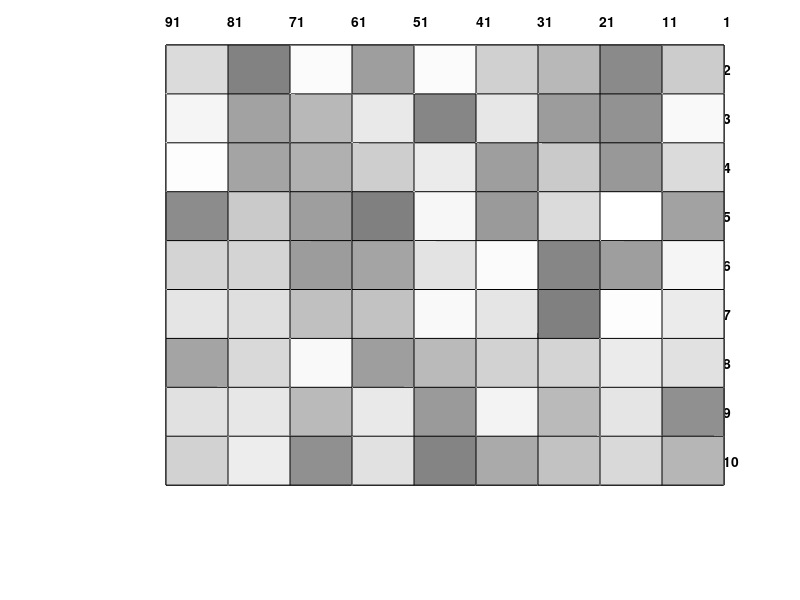

Write MATLAB code to recreate this figure.
clear all;

[X,Y]=meshgrid(1:10);
figure; 
hold on;
plot(X,Y,'k');
plot(Y,X,'k');axis off
I=(rand(10));
surface(I);
h=linspace(0.5,1,64);
h=[h',h',h'];
set(gcf,'Colormap',h);
N=100:-1:1;q=1;
x=linspace(1.5,10.5,10);
y=linspace(1.5,10.5,10);
for n=1:10
    for p=1:10
        text(y(n)-.5,x(p),num2str(N(q)),'FontWeight','bold');
        q=q+1;
    end
end